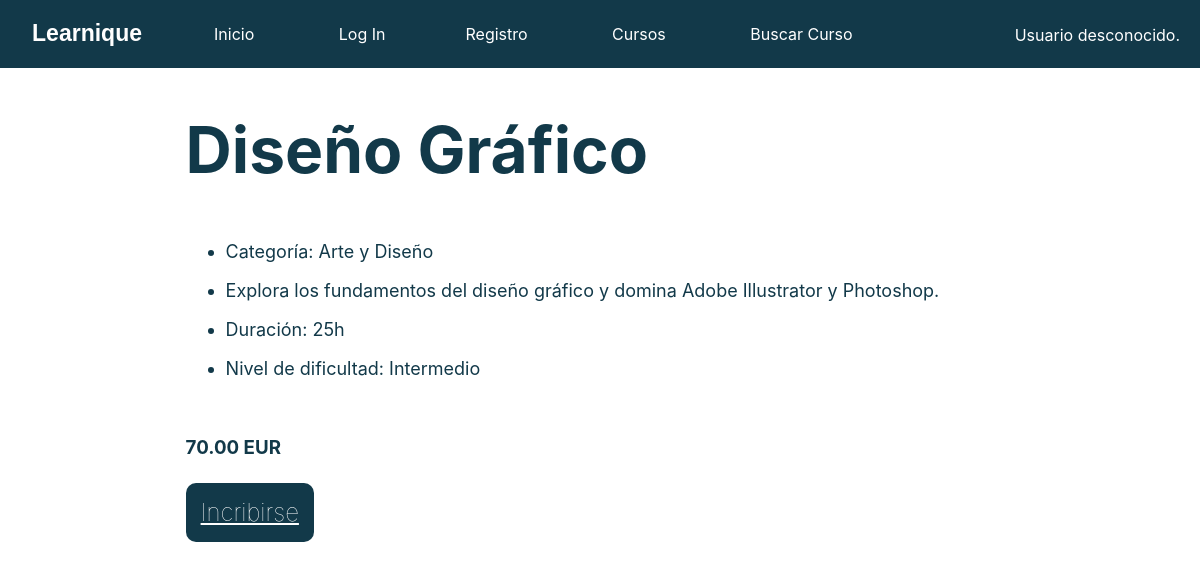
Page /curso.php?nombre_curso=Diseño Gráfico on the committed database.
### tables this page shows
CREATE TABLE IF NOT EXISTS Curso (
    nombre_curso VARCHAR(100),
    descripcion TEXT NOT NULL,
    profesor_id INT,
    fecha_creacion TIMESTAMP NOT NULL,
    duracion VARCHAR(50) NOT NULL,
    nivel_dificultad ENUM('Principiante', 'Intermedio', 'Avanzado') NOT NULL,
    categoria VARCHAR(100) NOT NULL,
    requisitos_previos TEXT,
    precio DECIMAL(10, 2),
    estado_curso ENUM('Activo', 'Inactivo', 'En desarrollo') NOT NULL,
    PRIMARY KEY (nombre_curso),
    FOREIGN KEY (profesor_id) REFERENCES Profesor(id)
);

### includes/Curso.php (called while the page is built, shortened)
<?php
class Curso {
    private $precio;
    private $nombre_curso;
    private $descripcion;
    private $duracion;
    private $categoria;
    private $nivel_dificultad;
    public function __construct($nombre, $precio, $descripcion, $duracion, $categoria, $nivel_dificultad) {
        $this->nombre_curso = $nombre;
        $this->precio = $precio;
        $this->descripcion = $descripcion;
        $this->duracion = $duracion;
        $this->categoria = $categoria;
        $this->nivel_dificultad = $nivel_dificultad;
    }
    public function getNombre() {
        return $this->nombre_curso;
    }
    public function getPrecio() {
        return $this->precio;
    }
    public function getDescripcion() {
        return $this->descripcion;
    }
    public function getCategoria() {
        return $this->categoria;
    }
    public function getDuracion() {
        return $this->duracion;
    }
    public function getNivelDificultad() {
        return $this->nivel_dificultad;
    }
}

### curso.php (the view, shortened to what this page needs)
<?php
require_once __DIR__.'/includes/Curso.php';
if (isset($_GET['nombre_curso'])) {
    $nombre_curso = $_GET['nombre_curso'];
    $conn = Aplicacion::getInstance()->getConexionBd();
    $query = "SELECT * FROM Curso WHERE nombre_curso = '$nombre_curso'";
    $result = $conn->query($query);
    if ($result && $result->num_rows > 0) {
        $row = $result->fetch_assoc();
        $curso = new Curso(
            $row['nombre_curso'],
            $row['precio'],
            $row['descripcion'],
            $row['duracion'],
            $row['categoria'],
            $row['nivel_dificultad']
        );
        $contenidoPrincipal = <<<EOS
        <div id=contenedor_vista_curso>
        <h1> {$curso->getNombre()} </h1>
        <ul>
        <li><p> Categoría: {$curso->getCategoria()} </p></li>
        <li><p> {$curso->getDescripcion()} </p></li>
        <li><p> Duración: {$curso->getDuracion()} </p></li>
        <li><p> Nivel de dificultad: {$curso->getNivelDificultad()} </p></li>
        </ul><br>
        <h3> {$curso->getPrecio()} EUR </h3><br>
        <a href='inscripcion.php?nombre_curso={$curso->getNombre()}' class='button-curso'>Incribirse</a>
        </div>
        EOS;
    } else {
        $contenidoPrincipal = '<p>Curso no encontrado.</p>';
    }
} else {
    header('Location: index.php');
    exit();
}
include 'includes/vistas/plantillas/plantilla.php';
?>

### CSS/style.css (style rules this page uses)
html { font-family: 'Inter', Arial, sans-serif; background-color: white; padding: 0; color: #123949; }
h1 { font-size: 4em; }
p { font-size: large; }
ul { font-size: large; }
#contenedor_vista_curso { margin-right: 15%; margin-left: 15%; margin-top: 50px; display: column; justify-content: center; align-content: center; }
.button-curso { padding: 15px; border-radius: 10px; font-size: 1.5rem; font-weight: 100; background: #123949; color: white; border: none; }

### rows in the picture
curso: nombre_curso "Diseño Gráfico", categoria "Arte y Diseño", descripcion "Explora los fundamentos del diseño gráfico y domina Adobe Illustrator y Photoshop.", duracion "25h", nivel_dificultad "Intermedio", precio "70.00"

### other values in the picture
mostrarSaludo() "Usuario desconocido."
